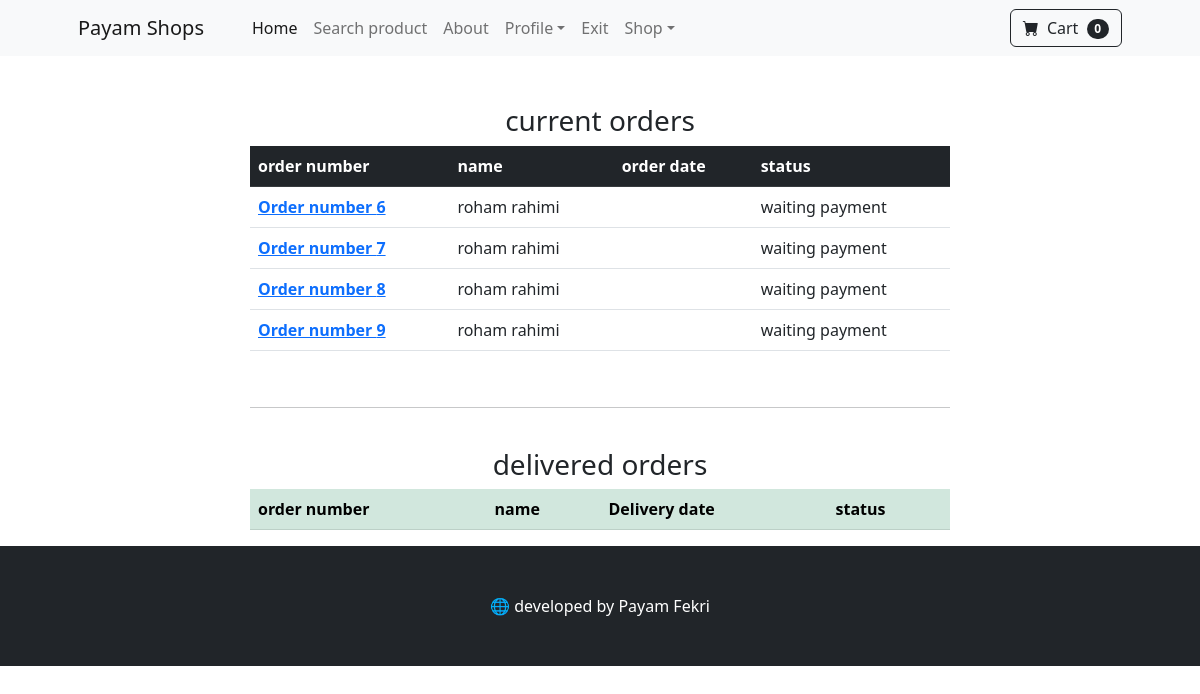
/orders/ (signed in), run on the app's committed database.
### payment/models.py (models this page shows, shortened)
class Order(models.Model):
    STATUS_ORDER = [
        ('Pending' , 'waiting payment'),
        ('Processing' , 'Processing'),
        ('Shipped' , 'Sent to the post'),
        ('Delivered' , 'Delivered'),
    ]
    user = models.ForeignKey(User , on_delete=models.CASCADE , null=True , blank= True )
    full_name = models.CharField(max_length=250)
    email = models.EmailField(max_length=300)
    shipping_address = models.TextField(max_length=150000)
    amount_paid = models.DecimalField(decimal_places=2 , max_digits=15)
    date_ordered = jmodels.jDateTimeField(auto_now_add=True)
    status =models.CharField(max_length=50 , choices=STATUS_ORDER , default='Pending')
    last_update = jmodels.jDateTimeField(auto_now= True)

### shop/views.py (the view)
# urls.py: path('orders/', views.user_orders, name='orders'),
def user_orders(request):
    if request.user.is_authenticated:
        delivered_orders = Order.objects.filter(user = request.user , status= 'Delivered')
        other_orders = Order.objects.filter(user = request.user).exclude(status= 'Delivered')
        context = {
            'delivered' : delivered_orders,
            'other' : other_orders
        }
        return render(request, 'shop/orders.html', context)
    else:
        messages.success(request , 'دسترسی به این صفحه امکان پذیر نمیباشد')
        return redirect("helloworld")

### cart/cart.py (called while the page is built)
    def __len__(self):
        return len(self.cart)

### cart/context_processors.py (called while the page is built)
def cart(request):
    return {'cart' : Cart(request)}

### shop/templates/shop/orders.html (shortened to what this page needs)
{%extends 'shop/base.html'%}
{% block content %}
<br><br>
    <div class = 'row'>
        <center>
            <div class = col-7>
                {% if other %}
                    <h3>
                        current orders
                    </h3>
                    <table class="table">
                        <thead class = 'table-dark'>
                            <tr>
                            <th scope="col">order number</th>
                            <th scope="col">name</th>
                            <th scope="col">order date</th>
                            <th scope="col">status</th>
                            </tr>
                        </thead>
                        <tbody>
                            {% for order in other %}
                                <tr>
                                <th scope="row">
                                    <a  href ="{%url 'order_details' order.id%}">
                                        Order number
                                        {{order.id}}
                                    </a>
                                </th>
                                <td>{{order.full_name}}</td>
                                <td>{{order.date_ordered | date:"Y-m-d H:i:s"}}</td>
                                <td>{{order.get_status_display}}</td>
                                </tr>
                            {% endfor %}
                        </tbody>
                    </table>
                {%else%}
                    Order is not in progress
                {% endif %}
                <br>
                <hr>
                <br>
                {% if other %}
                    <h3>
                        delivered orders
                    </h3>
                    <table class="table">
                        <thead class = 'table-success'>
                            <tr>
                            <th scope="col">order number</th>
                            <th scope="col">name</th>
                            <th scope="col">Delivery date</th>
                            <th scope="col">status</th>
                            </tr>
                        </thead>
                    </table>
                {%else%}
                    <p>Customization is not available !</p>
                {% endif %}
            </div>
        </center>
    </div>
{%endblock  %}

### data on the page
Order: id "6", full_name "roham rahimi", status "waiting payment"
Order: id "7", full_name "roham rahimi", status "waiting payment"
Order: id "8", full_name "roham rahimi", status "waiting payment"
Order: id "9", full_name "roham rahimi", status "waiting payment"

### other printed values
{{ cart|length }} "0"
